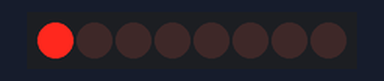
This sketch was run on a simulated Arduino Uno, built with avr-gcc and run on an emulated ATmega328P. Shown: 8 shift-register outputs drawn as a row of LEDs (first output left, lit = HIGH). Wiring (inferred from the names in the program): shift register (74HC595): data pin 4; shift clock pin 6; latch pin 5. Wiring (inferred from the signals the program sends): row of LEDs: on Q0, Q1, Q2, Q3, Q4, Q5, Q6, Q7.

Above: at 0.05 s.
At 0.35 s:
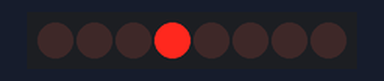
At 0.75 s:
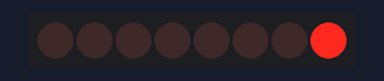
At 1.45 s:
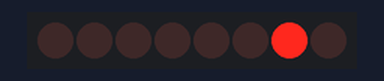
At 2.15 s:
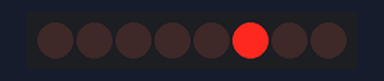
At 2.85 s:
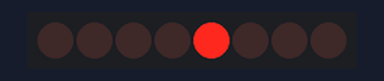
Timing chart, 0 to 3.1 s (numbered marks = the images above):
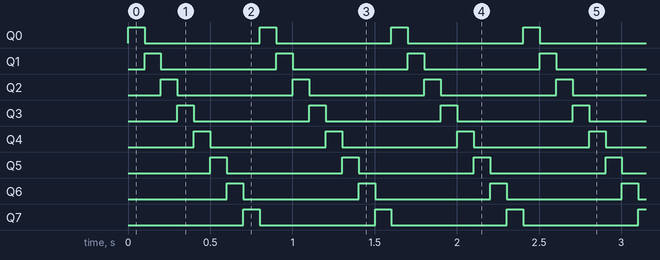

Measured:
- by itself, Q0–7: alternates HIGH for 0.10 s and LOW for 0.70 s
- by itself, everything shown: repeats every 0.80 s, in 8 steps

The sketch:

ShiftReg.ino
```cpp
#include "ShiftReg.h"


#define dataPin 4
#define latchPin 5
#define clockPin 6
#define numb595 1

ShiftReg Shift(dataPin, latchPin, clockPin, numb595);

void setup() {

}

void loop() {
  for(int i=0; i<=7; ++i){
    Shift.setting(i, 1);
    delay(100);
    Shift.clearReg();
    }

}
```

ShiftReg.cpp
```cpp
#include "Arduino.h"
#include "ShiftReg.h"

ShiftReg::ShiftReg(int dataPin, int latchPin, int clockPin, int number595){
	_dataPin = dataPin;
	_latchPin = latchPin;
	_clockPin = clockPin;
	_number595 = number595*8;
	pinMode(_dataPin, OUTPUT);
	pinMode(_latchPin, OUTPUT);
	pinMode(_clockPin, OUTPUT);
	clearReg();
}

void ShiftReg::clearReg(){
	for (int i = _number595-1; i>=0; --i)
		_register[i] = 0;
}

void ShiftReg::setting(int index, bool data){
	_register[index] = data;
	writeReg();

}

void ShiftReg::writeReg(){
	digitalWrite(_latchPin, LOW);
	for(int i=_number595-1; i>=0; --i){
		digitalWrite(_clockPin, LOW);
		bool data = _register[i];
		digitalWrite(_dataPin, data);
		digitalWrite(_clockPin, HIGH);
	}
	digitalWrite(_latchPin, HIGH);
}
```

ShiftReg.h
```cpp
#ifndef ShiftReg_h
#define ShiftReg_h

#include "Arduino.h"
#define max 8
class ShiftReg{
	public:
		ShiftReg(int dataPin, int latchPin, int clockPin, int number595);
		void clearReg();
		void setting(int, bool);

	private:
		int _dataPin; // пин 14 на микросхеме 595
		int _latchPin; // пин 12
		int _clockPin; // пин 11
		int _number595; // кол-во микросхем на плате
		bool _register[max*8];

		void writeReg();
};
#endif
```
